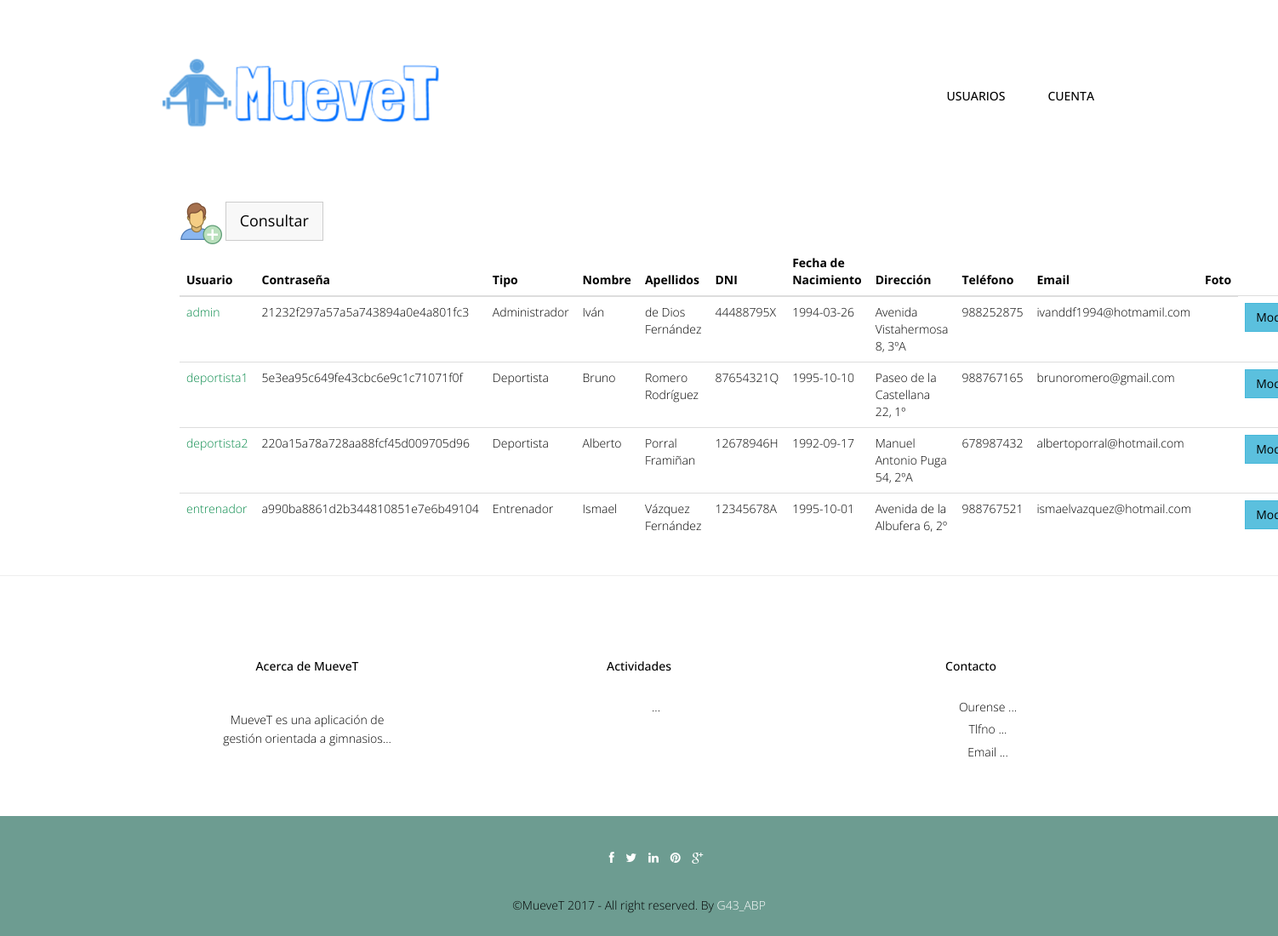
Screenshot of /abp/Controllers/USUARIO_Controller.php (signed in) with the database file from the repository.
### tables this page shows
CREATE TABLE IF NOT EXISTS `usuario` (
  `userName` varchar(20) NOT NULL,
  `password` varchar(128) NOT NULL,
  `tipoUsuario` int(10) NOT NULL,
  `nombre` varchar(20) NOT NULL,
  `apellidos` varchar(70) NOT NULL,
  `dni` varchar(9) NOT NULL,
  `fechaNac` date NOT NULL,
  `direccion` varchar(80) DEFAULT NULL,
  `telefono` int(15) DEFAULT NULL,
  `email` varchar(30) DEFAULT NULL,
  `foto` varchar(500) DEFAULT NULL
);

CREATE TABLE IF NOT EXISTS `rol` (
  `idRol` int(10) NOT NULL,
  `nombreRol` varchar(45) NOT NULL
);

### abp/Models/USUARIO_Model.php (called while the page is built, shortened)
<?php
include '../Functions/LibraryFunctions.php';
class USUARIO_Modelo {
    var $tipoUsuario;
    var $mysqli;
    function __construct($userName, $password, $tipoUsuario, $nombre, $apellidos, $dni, $fechaNac, $direccion, $telefono, $email, $foto, $cuentaBanc, $tipoDeportista, $metodoPago) {
        $this->tipoUsuario = $tipoUsuario;
    }
    function ConectarBD() {
        $this->mysqli = new mysqli("localhost", "root", "", "gymgest");
    }
    function ConsultarTodo() {
        if ($this->tipoUsuario == 2) {
            $sql = "SELECT * FROM USUARIO, ENTRENADOR WHERE tipoUsuario = '" . $this->tipoUsuario . "' AND USUARIO.userName=ENTRENADOR.userName";
        } else if ($this->tipoUsuario == 3) {
            $sql = "SELECT * FROM USUARIO, DEPORTISTA WHERE tipoUsuario = '" . $this->tipoUsuario . "' AND USUARIO.userName=DEPORTISTA.userName";
        } else {
            $sql = "SELECT * FROM USUARIO";
        }
        if (!($resultado = $this->mysqli->query($sql))) {
            return 'Error en la consulta sobre la base de datos';
        } else {
            $toret = array();
            $i = 0;
            while ($fila = $resultado->fetch_array()) {
                $toret[$i] = $fila;
                $i++;
            }
            return $toret;
        }
    }
}
?>

### abp/Views/USUARIO_SHOWALL_Vista.php (the view, shortened to what this page needs)
<?php
include '../Views/header.php';
class USUARIO_Show {
    private $datos;
    function __construct($array, $volver) {
        $this->datos = $array;
        $this->render();
    }
    function render() {
        ?>
        <div class="container">
            <?php
            $lista = array('userName', 'password', 'tipoUsuario', 'nombre', 'apellidos', 'dni', 'fechaNac', 'direccion', 'telefono', 'email', 'foto');
            ?>
            <br><br>
            <div class="container">
                <div class="col-lg-12">
                   <a href='USUARIO_Controller.php?accion=<?php echo $strings['Seleccionar']; ?>'><img src="../img/useradd.png" width="50px" height="50px"></a>
                    <button type="button" class="btn btn-default btn-lg"><a href='USUARIO_Controller.php?accion=<?php echo $strings['Consultar']; ?>'><?php echo $strings['Consultar'] ?></a></button>
                    <table class="table">
                        <thead class="thead-dark">
                            <tr>
                                <?php
                                foreach ($lista as $titulo) {
                                    if ($titulo === 'password') {
                                        echo "<th colspan='1'>";
                                        } else {
                                            echo "<th>";
                                        }
                                        echo $strings[$titulo];
                                    echo "</th>";
                                }
                            echo "</tr>";
                        echo "</thead>";
                        echo "<tbody>";
                            for ($j = 0; $j < count($this->datos); $j++) {
                                echo "<tr>";
                                foreach ($this->datos [$j] as $clave => $valor) {
                                    for ($i = 0; $i < count($lista); $i++) {
                                        if ($clave === $lista[$i]) {
                                            if ($clave === 'password') {
                                           echo "<td colspan='1'>";
                                            } else {
                                                echo "<td>";
                                            }
                                            if (($clave === 'foto')) {
                                                if (is_file($valor)) {
                                                    echo "<a target='_blank' href='" . $valor . "'>" . $strings['Ver'] . "</a>";
                                                    break;
                                                }
                                            } if ($clave === 'tipoUsuario') {
                                                echo $strings[ConsultarNOMRol($valor)];
                                                break;
                                            }
                                            if ($clave === 'userName') { ?>
                                                <a href='USUARIO_Controller.php?userName=<?php echo $this->datos[$j]['userName'] . '&accion=' . $strings['Ver']; ?>'><font color="#088A4B"><?php echo $valor; ?></font></a> <?php
                                            } else {
                                                echo $valor;
                                            }
                                            echo "</td>";
                                        }
                                    }
                                }
                                ?>
                            <td><button type="button" class="btn btn-info"><a href='USUARIO_Controller.php?userName=<?php echo $this->datos[$j]['userName'] . '&accion=' . $strings['Modificar']; ?>'><?php echo $strings['Modificar']; ?></a></button></td>
                                    <?php
                                }
                                ?>
                        </tbody>
                    </table>
                </div>
            </div>
        </div>
        <?php
        include '../Views/footer.php';
    }
}

### abp/Controllers/USUARIO_Controller.php (shortened to what this page needs)
<?php
include '../Models/USUARIO_Model.php';
$pags = generarIncludes();
for ($z = 0; $z < count($pags); $z++) {
    include $pags[$z];
}
Switch ($_REQUEST['accion']) {
    default:
        if (!isset($_REQUEST['userName'])) {
            $usuario = new USUARIO_Modelo('', '', '', '', '', '', '', '', '', '', '', '', '', '');
        } else {
            $usuario = get_data_form();
        }
        $datos = $usuario->ConsultarTodo();
        if (!tienePermisos('USUARIO_Show')) {
            new Mensaje('No tienes los permisos necesarios', '../Views/DEFAULT_Vista.php');
        } else {
            new USUARIO_Show($datos, '../Views/DEFAULT_Vista.php');
        }
}
?>

### abp/Views/header.php (shortened to what this page needs)
<!DOCTYPE html>
<html lang="en">
    <head>
        <link href="../css/bootstrap.min.css" rel="stylesheet">
        <link href="../css/responsive-slider.css" rel="stylesheet">
        <link rel="stylesheet" href="../css/animate.css">
        <link rel="stylesheet" href="../css/font-awesome.min.css">
        <link href="../css/style.css" rel="stylesheet">
    </head>
    <body>
        <header>
            <div class="container">
                <div class="row">
                    <nav class="navbar navbar-default" role="navigation">
                        <div class="container-fluid">
                            <div class="navbar-header">
                                <div class="navbar-brand">
                                    <br><a href="../index.php"><img src="../img/logo.png" width="325" height="80"></a>
                                </div>
                            </div>
                            <div class="menu">
                                <ul class="nav nav-tabs" role="tablist">
                                    <?php
                                    showNavbar();
                                    ?>
                                </ul>
                            </div>
                        </div>
                    </nav>
                </div>
            </div>
        </header>

### abp/Functions/LibraryFunctions.php (shortened to what this page needs)
<?php
function ConsultarNOMRol($idRol) {
    $mysqli = new mysqli("localhost", "root", "", "gymgest");
    $sql = "SELECT nombreRol FROM ROL WHERE idRol='" . $idRol . "'";
    $result = $mysqli->query($sql)->fetch_array();
    return $result['nombreRol'];
}
function añadirFuncionalidades($NOM) {
    $mysqli = new mysqli("localhost", "root", "", "gymgest");
    $rol = "SELECT tipoUsuario FROM USUARIO  WHERE userName='" . $NOM['login'] . "'";
    $sql = "SELECT DISTINCT categoriaFuncionalidad FROM FUNCIONALIDAD, FUNCIONALIDAD_ROL WHERE FUNCIONALIDAD_ROL.idFuncionalidad = FUNCIONALIDAD.idFuncionalidad AND FUNCIONALIDAD_ROL.idRol=(" . $rol . ")";
    if (!($resultado = $mysqli->query($sql))) {
        echo 'Error en la consulta sobre la base de datos';
    } else {
        while ($fila = $resultado->fetch_array()) {
            $funcionalidad = $fila['categoriaFuncionalidad'];
            switch ($funcionalidad) {
                case "Gestion Usuarios":
                    ?>
<br><br>
                    <li class="nav-item dropdown">
                         <a class="nav-link dropdown-toggle" href="" id="navbarDropdownMenuLink" data-toggle="dropdown" aria-haspopup="true" aria-expanded="false" href="../Controllers/USUARIO_Controller.php"><?php echo $strings['Gestión de Usuarios'] ?> </a>
                    </li>
                    <?php
                    break;
                    ?><li role="presentation"><a href="" class="m1"><?php echo $strings['Gestión de Actividades Grupales'] ?></a></li> <?php
                    ?><li><span><a href='../Controllers/INSTALACION_Controller.php'><?php echo $strings['Gestión de Instalaciones'] ?></a></span></li> <?php
                            default:
                                break;
                        }
                    }
                }
            }
            function generarIncludes() {
                $toret = array();
                $mysqli = new mysqli("localhost", "root", "", "gymgest");
                $sql = "SELECT DISTINCT PAGINA.linkPagina FROM USUARIO_PAGINA, PAGINA  WHERE PAGINA.idPagina=USUARIO_PAGINA.idPagina AND USUARIO_PAGINA.username='" . $_SESSION['login'] . "'";
                if (!($resultado = $mysqli->query($sql))) {
                    echo 'Error en la consulta sobre la base de datos';
                } else {
                    while ($tupla = $resultado->fetch_array()) {
                        array_push($toret, $tupla['linkPagina']);
                    }
                }
                return $toret;
            }
            function showNavbar() {
                if (!isset($_SESSION)) {
                    echo '<br><br><li role="presentation" class="active"><a href="../Functions/Conectar.php" class="m1">Iniciar Sesion</a></li>';
                    echo '<li role="presentation"><a href="" class="m1">Sobre Nosotros</a></li>';
                    echo '<li role="presentation"><a href="" class="m1">Contacto</a></li>';
                } else {
                    añadirFuncionalidades($_SESSION);
?>
                    <li class="nav-item dropdown">
					<a class="nav-link dropdown-toggle" href="" id="navbarDropdownMenuLink" data-toggle="dropdown" aria-haspopup="true" aria-expanded="false">
					  Cuenta
					</a>
				</li>
                                <?php
                }
            }
            ?>

### abp/Views/footer.php (shortened to what this page needs)
<hr>
	<footer>
		<div class="container">
			<div class="row">
				<div class="col-lg-4">
					<div class="widget">
						<h5 class="widgetheading">Acerca de MueveT</h5>
						<p>MueveT es una aplicación de gestión orientada a gimnasios...</p>
					</div>
				</div>
				<div class="col-lg-4">
					<div class="widget">
						<h5 class="widgetheading">Actividades</h5>
						<ul class="link-list">
							<li><a href="#">...</a></li>
						</ul>
					</div>
				</div>
				<div class="col-lg-4">
					<div class="widget">
						<h5 class="widgetheading">Contacto</h5>
						<ul class="link-list">
							<li><a href="#">Ourense ...</a></li>
							<li><a href="#">Tlfno ...</a></li>
							<li><a href="#">Email ...</a></li>
						</ul>
					</div>
				</div>
			</div>
		</div>
		<div class="sub-footer">
			<div class="container">
				<div class="row">
					<div class="col-lg-12">
						<ul class="social-network">
							<li><a href="#" data-placement="top" title="Facebook"><i class="fa fa-facebook fa-1x"></i></a></li>
							<li><a href="#" data-placement="top" title="Twitter"><i class="fa fa-twitter fa-1x"></i></a></li>
							<li><a href="#" data-placement="top" title="Linkedin"><i class="fa fa-linkedin fa-1x"></i></a></li>
							<li><a href="#" data-placement="top" title="Pinterest"><i class="fa fa-pinterest fa-1x"></i></a></li>
							<li><a href="#" data-placement="top" title="Google plus"><i class="fa fa-google-plus fa-1x"></i></a></li>
						</ul>
					</div>
					<div class="col-lg-12">
						<div class="copyright">
							<p>
								<span>&copy;MueveT 2017 - All right reserved. By </span><a href="" target="_blank">G43_ABP</a>
							</p>
						</div>
					</div>
				</div>
			</div>
		</div>
	</footer>
  </body>
</html>

### abp/css/style.css (style rules this page uses)
body { font-family:'Open Sans', Arial, sans-serif; font-size:14px; font-weight:300; line-height:1.6em; color:#000; background-color:#fff; }
hi,h2,h3,h4,h5,h6 { color:#000; line-height:1.1em; }
p { color:#000; }
.navbar-default { margin-top:-10px; background-color: #fff; border-radius:0; border:0; }
.container-fluid > .navbar-header { margin-right: 30px; margin-left: 10px; margin-top:20px; border-radius:0; }
.navbar-brand { float: left; height: 30px; padding: 15px 15px; font-size: 18px; line-height: 20px; }
.menu { font-size:14px; float:right; text-transform:uppercase; font-weight:500; }
.menu ul.nav-tabs li { color:#000; }
.nav-tabs { border-bottom: 0; }
.nav-tabs > li { float: left; margin-bottom: 0; }
.nav-tabs > li > a { margin-bottom:20px; margin-right: 20px; line-height: 1.42857143; border-bottom: 3px solid transparent; border-radius:0; color:#000; border-top:0; border-right:0; border-left:0; }
.blog h3,p { color:#000; padding:15px; }
.widget { margin-top:10px; padding:50px; text-align:center; }
.widget p,ul { margin-top:30px; }
.link-list ul,li,a { color:#000; list-style:none; }
.copyright { text-align:center; }
.copyright a { color:#fff; }
.sub-footer { background-color: #6D9C91; }
ul.social-network { list-style:none; margin-top:30px; text-align:center; }
ul.social-network li { display:inline; margin: 0 5px; color:#fff; }
ul.social-network li a { color:#fff; }
* { margin-top: 4px; }

### abp/css/overwrite.css (style rules this page uses)
.btn { text-shadow: none; background-image:none; border-color: none; border-bottom-color: none; -webkit-box-shadow: none; -moz-box-shadow: none; box-shadow: none; }
.btn { outline:0; -webkit-border-radius: 0; -moz-border-radius: 0; border-radius: 0; }
.btn-lg { -webkit-border-radius: 0; -moz-border-radius: 0; border-radius: 0; }
.btn-default { color: #333333; background-color: #f8f8f8; }

### rows the page displays
usuario: userName "admin", password "21232f297a57a5a743894a0e4a801fc3", tipoUsuario.nombreRol "Administrador", nombre "Iván", apellidos "de Dios Fernández", dni "44488795X", fechaNac "1994-03-26", direccion "Avenida Vistahermosa 8, 3ºA", telefono "988252875", email "ivanddf1994@hotmamil.com"
usuario: userName "deportista1", password "5e3ea95c649fe43cbc6e9c1c71071f0f", tipoUsuario.nombreRol "Deportista", nombre "Bruno", apellidos "Romero Rodríguez", dni "87654321Q", fechaNac "1995-10-10", direccion "Paseo de la Castellana 22, 1º", telefono "988767165", email "brunoromero@gmail.com"
usuario: userName "deportista2", password "220a15a78a728aa88fcf45d009705d96", tipoUsuario.nombreRol "Deportista", nombre "Alberto", apellidos "Porral Framiñan", dni "12678946H", fechaNac "1992-09-17", direccion "Manuel Antonio Puga 54, 2ºA", telefono "678987432", email "albertoporral@hotmail.com"
usuario: userName "entrenador", password "a990ba8861d2b344810851e7e6b49104", tipoUsuario.nombreRol "Entrenador", nombre "Ismael", apellidos "Vázquez Fernández", dni "12345678A", fechaNac "1995-10-01", direccion "Avenida de la Albufera 6, 2º", telefono "988767521", email "ismaelvazquez@hotmail.com"

### other values shown
$strings['Consultar'] "Consultar"
$strings[$titulo] "Usuario"
$strings[$titulo] "Contraseña"
$strings[$titulo] "Tipo"
$strings[$titulo] "Nombre"
$strings[$titulo] "Apellidos"
$strings[$titulo] "DNI"
$strings[$titulo] "Fecha de Nacimiento"
$strings[$titulo] "Dirección"
$strings[$titulo] "Teléfono"
$strings[$titulo] "Email"
$strings[$titulo] "Foto"
